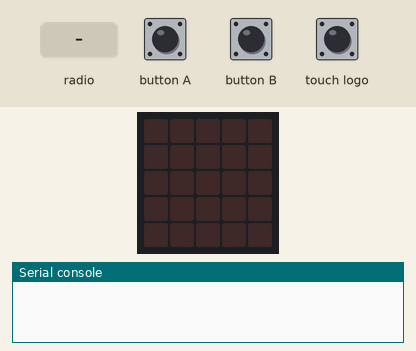
This program was run on a simulated BBC micro:bit (MakeCode). Shown: the board's 5×5 LED display, the last lines printed to the serial console. The inputs (shaded band) are chosen by the test bench. No radio messages arrive unless stated (any console line starting 'radio sent:' is added by the test bench).

Above: at 1.2 s.
1.3 s: button B pressed for 0.15 s
At 2.4 s:
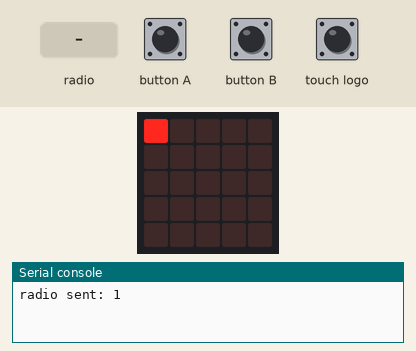
2.9 s: touch logo pressed for 0.15 s
At 3.6 s:
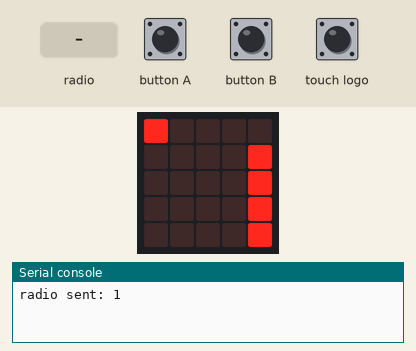
4.5 s: radio message "1" arrives
At 5.3 s:
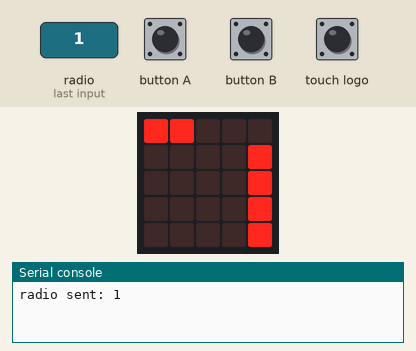
6.0 s: button B pressed for 0.15 s
At 7.2 s:
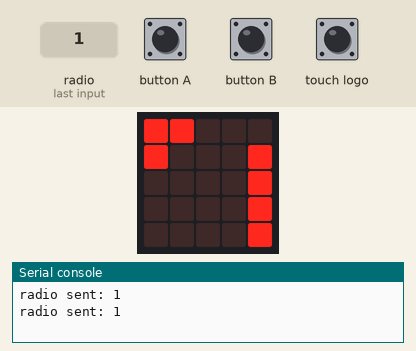
7.6 s: touch logo pressed for 0.15 s
At 8.4 s:
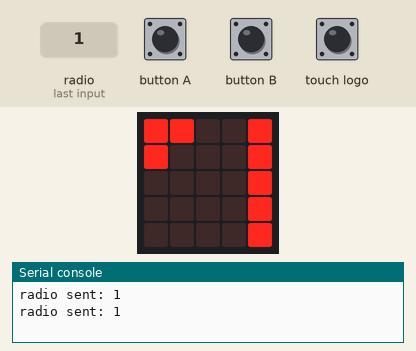
9.2 s: button B pressed for 0.15 s
At 9.6 s:
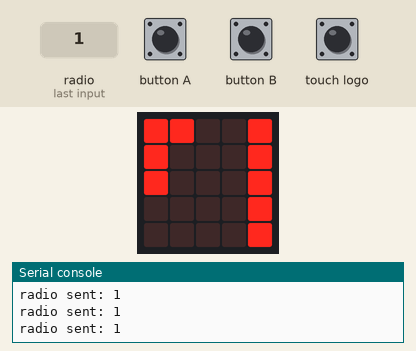
Timing chart, 0 to 11.8 s (numbered marks = the images above; inputs shaded):
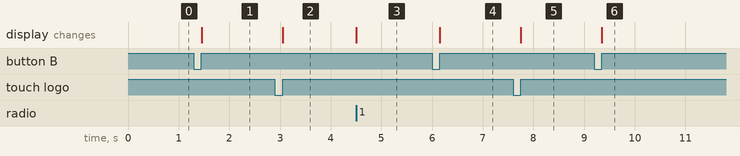

Measured:
- after the input at 1.3 s, the display: changes after 0.15 s (image 1)
- after the input at 2.9 s, the display: changes after 0.15 s (image 2)
- after the input at 4.5 s, the display: changes at once (image 3)
- after the input at 6.0 s, the display: changes after 0.15 s (image 4)
- after the input at 7.6 s, the display: changes after 0.15 s (image 5)
- after the input at 9.2 s, the display: changes after 0.15 s (image 6)

The program:

Kennenlernen2Personen.py
```python
def on_logo_pressed():
    for Index in range(5):
        if led.point(0, Index) and led.point(1, Index):
            led.plot(4, Index)
        elif not (led.point(0, Index)) and not (led.point(1, Index)):
            led.plot(4, Index)
input.on_logo_event(TouchButtonEvent.PRESSED, on_logo_pressed)

def on_received_number(receivedNumber):
    global partnerRunde
    if receivedNumber == 1:
        led.plot(1, partnerRunde)
    partnerRunde += 1
radio.on_received_number(on_received_number)

def on_button_pressed_a():
    global meineRunde
    radio.send_number(0)
    meineRunde += 1
input.on_button_pressed(Button.A, on_button_pressed_a)

def on_button_pressed_b():
    global meineRunde
    radio.send_number(1)
    led.plot(0, meineRunde)
    meineRunde += 1
input.on_button_pressed(Button.B, on_button_pressed_b)

meineRunde = 0
partnerRunde = 0
partnerRunde = 0
meineRunde = 0
```
